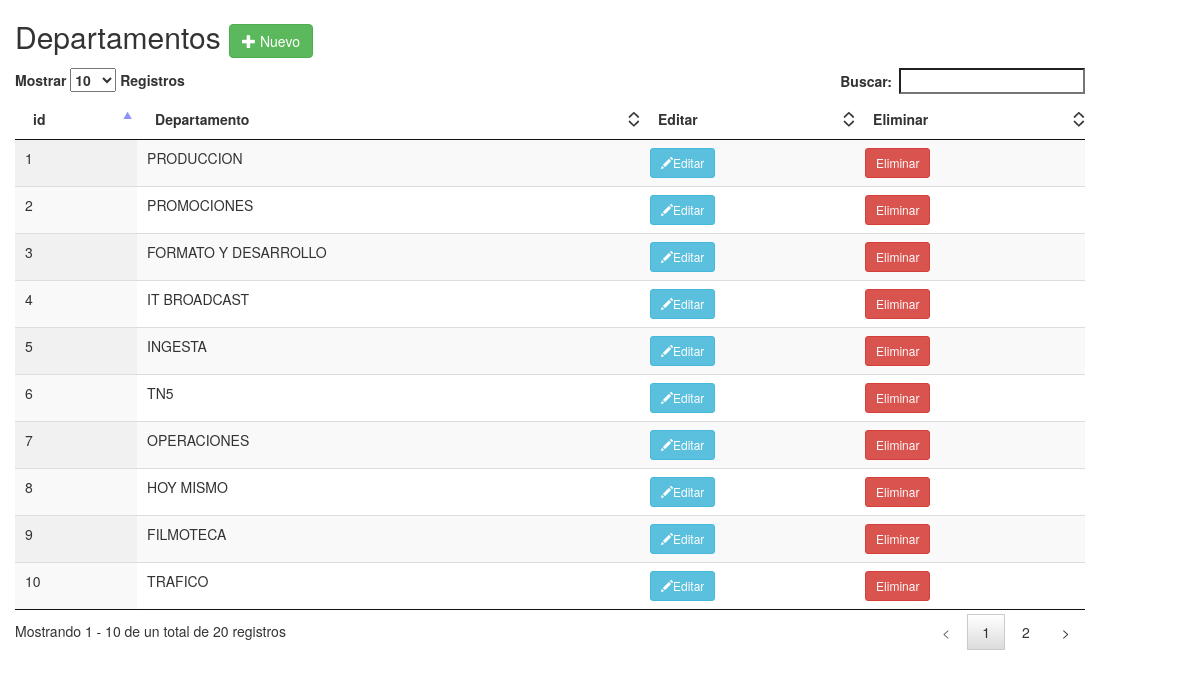
/departamento/ver_departamento.php, run on the app's committed database.
### tables this page shows
CREATE TABLE `departamento` (
  `id_departamento` int(11) NOT NULL,
  `nombre_dep` varchar(45) NOT NULL
);

### departamento/ver_departamento.php (the view, shortened to what this page needs)
<!doctype html>
<html lang="en">
<head>
    <link rel="stylesheet" href="../bootstrap/css/bootstrap.min.css" >
     <link rel="stylesheet" href="../plugins/datatables/jquery.dataTables.min.css" >
     <link rel="stylesheet" href="../css/toastr.css" >
</head>
<body>
<div class="container-fluid">
   <h2>Departamentos
                        <a href="departamento.php" class="btn btn-success btn-md">
                            <span class="glyphicon glyphicon-plus"></span> Nuevo
                        </a>
                    </h2>
    <div class="row">
        <div class="col-lg-11">
            <table id="ver" class="display table " cellspacing="0" >
                <thead>
                    <tr>
                        <th data-field="id">id</th>
                        <th data-field="descripcion">Departamento</th>
                        <th data-field="descripcion">Editar</th>
                        <th data-field="descripcion">Eliminar</th>
                    </tr>
                </thead>
                <tbody>
                <?php
              $mbd=DB::connect();DB::disconnect();
             $proof=$mbd->query("select * from departamento");
                while($row = $row = $proof->fetch(PDO::FETCH_ASSOC)){
                    echo "
                    <tr>
                        <td>".$row["id_departamento"]."</td>
                        <td>".$row["nombre_dep"]."</td>
                        <td>
                             <a href=\"editar.php?id=".$row["id_departamento"]."\" class=\"btn btn-info btn-sm\">
                                    <span class=\"glyphicon glyphicon-pencil\"></span>Editar
                              </a></td><td>
							     <a id=\"eliminar\" value=\"".$row["id_departamento"]."\" class=\"btn btn_5 btn-sm btn-danger\"  >Eliminar 											</a>
                               </td>
                    </tr>";
                }
                ?>
                </tbody>
            </table>
        </div>
    </div>
    </div>
</body>
</html>

### data on the page
departamento: id_departamento "1", nombre_dep "PRODUCCION"
departamento: id_departamento "2", nombre_dep "PROMOCIONES"
departamento: id_departamento "3", nombre_dep "FORMATO Y DESARROLLO"
departamento: id_departamento "4", nombre_dep "IT BROADCAST"
departamento: id_departamento "5", nombre_dep "INGESTA"
departamento: id_departamento "6", nombre_dep "TN5"
departamento: id_departamento "7", nombre_dep "OPERACIONES"
departamento: id_departamento "8", nombre_dep "HOY MISMO"
departamento: id_departamento "9", nombre_dep "FILMOTECA"
departamento: id_departamento "10", nombre_dep "TRAFICO"
